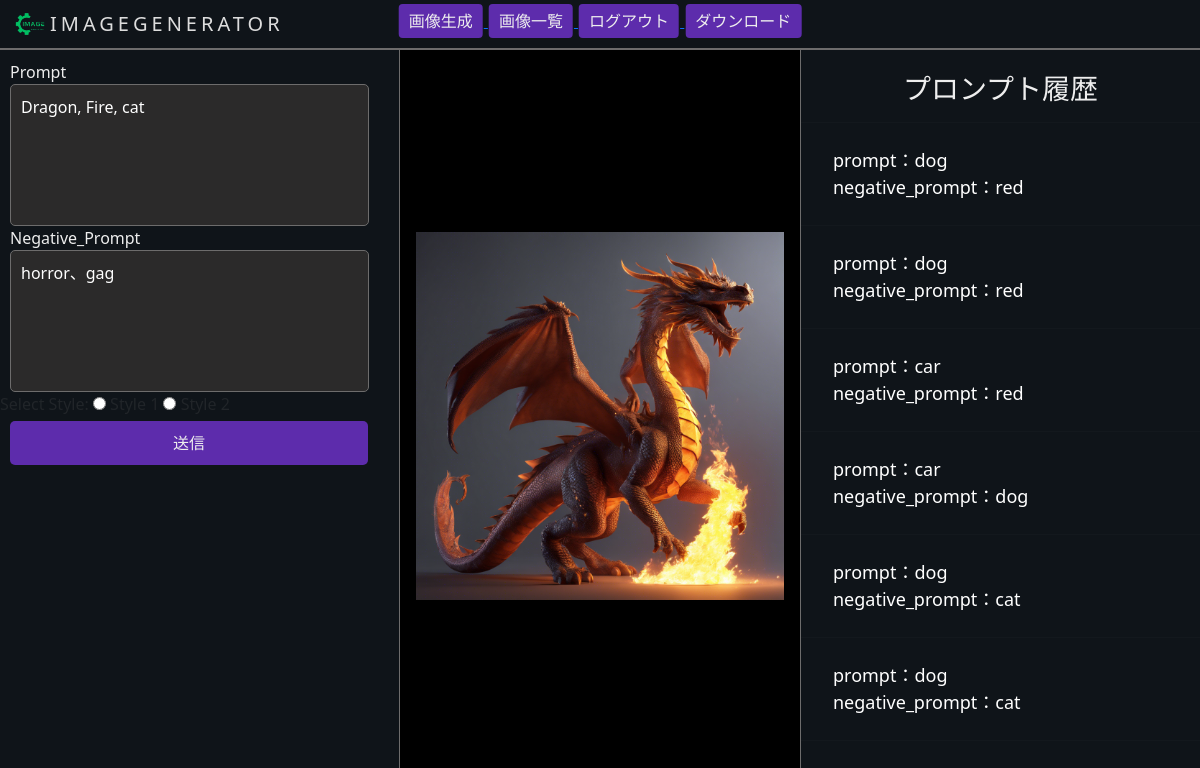
Screenshot of /app/images/15/ (signed in) with the database file from the repository.
### app/models.py (models this page shows, shortened)
class Image(models.Model):
    imageID = models.AutoField(primary_key=True)
    user_ID = models.ForeignKey(User, on_delete=models.CASCADE)
    image_path = models.ImageField(upload_to='img/')  # 画像を保存するディレクトリを指定
    prompt = models.CharField(max_length=255,default='')
    negative_prompt = models.CharField(max_length=255,default='')

### app/views.py (the view)
# urls.py: path('images/<int:image_id>/', image_detail_view, name='image_detail'),
def image_detail_view(request, image_id):
    image = get_object_or_404(Image, pk=image_id)
    Images = Image.objects.filter(user_ID=request.user)
    return render(request, 'app/index.html', {'image': image, 'Images': Images})

### templates/app/index.html (shortened to what this page needs)
{% extends 'base.html' %}
{% load static %}
{% load socialaccount %}
{% block content %}
    {% if user.is_authenticated %}
        <div class="sidebar sidebar-left">
            {% if user.is_authenticated %}
                <form action="{% url 'index' %}" method="post">
                    {% if image %}
                        <div class="prompt">Prompt</div>
                        <textarea class="sidebar-textarea" name="prompt" id="prompt" rows="5" cols="30"
                                  placeholder="テキストを入力してください">{{ image.prompt }}</textarea>
                        <div class="prompt">Negative_Prompt</div>
                        <textarea class="sidebar-textarea" name="negative_prompt" id="negative_prompt" rows="5"
                                  cols="30"
                                  placeholder="テキストを入力してください">{{ image.negative_prompt }}</textarea>
                        <label for="number">Select Style:</label>
                        <input type="radio" id="style_1" name="number" value="1">
                        <label for="style_1">Style 1</label>
                        <input type="radio" id="style_2" name="number" value="2">
                        <label for="style_2">Style 2</label>
                        <button id="submit-button" type="submit">送信</button>
                    {% endif %}
                </form>
            {% endif %}
        </div>
        <div class="content">
            {% if image %}
                <div class="image-center" style="margin-bottom: -20%">
                    <img src="{% static image.image_path %}">
                </div>
            {% endif %}
        </div>
        <div class="sidebar sidebar-right">
            <h3 style="color: #EEEEEE;text-align: center;margin-top: -7%">プロンプト履歴</h3>
            <hr>
            {% if user.is_authenticated %}
                {% for i in Images reversed %}
                    <a href="{% url 'image_detail' i.imageID %}">prompt：{{ i.prompt }}<br>negative_prompt：{{ i.negative_prompt }}
                    </a>
                    <hr>
                {% endfor %}
            {% endif %}
        </div>
    {% endif %}
{% endblock %}

### static/CSS/style.css (style rules this page uses)
body { margin: 0; font-family: "Futura", Helvetica, sans-serif; background-color: #0F1111; }
:root { --background-navbar: rgba(55, 55, 55, 1.00); }
.sidebar { height: 100%; width: 250px; position: fixed; z-index: 1; top: 0; left: 0; background-color: var(--background-navbar); overflow-x: hidden; padding-top: 100px; }
.sidebar a { padding: 8px 8px 8px 32px; text-decoration: none; font-size: 18px; color: #EEEEEE; display: block; transition: 0.3s; }
.sidebar.sidebar-left { height: 100%; width: 400px; position: fixed; z-index: 1; top: 0; right: auto; left: 0; background-color: #0F1419; overflow-x: hidden; padding-top: 60px; border-right: 1px solid rgb(109, 108, 108); }
.sidebar.sidebar-right { height: 100%; width: 400px; position: fixed; z-index: 1; top: 0; left: auto; right: 0; background-color: #0F1419; overflow-x: hidden; padding-top: 100px; border-left: 1px solid rgb(109, 108, 108); }
.sidebar.sidebar-right a { padding: 8px 8px 8px 32px; text-decoration: none; font-size: 18px; color: white; display: block; transition: 0.3s; }
.content { margin-left: 400px; margin-right: 400px; padding: 16px; transition: margin 0.3s; }
.sidebar-textarea { background-color: rgb(43, 42, 42); border: none; padding: 10px; width: 90%; box-sizing: border-box; resize: none; margin-left: 10px; border-radius: 5px; border: 1px solid rgb(109, 108, 108); color: white; }
.prompt { color: #EEEEEE; margin-left: 10px; }
#submit-button { background-color: #5D2CAC; color: #EEEEEE; border: none; padding: 10px 163px; border-radius: 5px; cursor: pointer; margin: 10px; margin-top: 5px; }
.image-center { display: flex; justify-content: center; align-items: center; height: 100vh; }
.image-center img { max-width: 100%; max-height: 100%; }

### rows the page displays
Image: prompt "Dragon, Fire, cat", negative_prompt "horror、gag", image_path (picture)
Image: prompt "dog", negative_prompt "red"
Image: prompt "dog", negative_prompt "red"
Image: prompt "car", negative_prompt "red"
Image: prompt "car", negative_prompt "dog"
Image: prompt "dog", negative_prompt "cat"
Image: prompt "dog", negative_prompt "cat"
